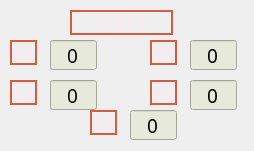
    <widget class="QWidget" name="widget_5" native="true">
     <property name="geometry">
      <rect>
       <x>290</x>
       <y>60</y>
       <width>254</width>
       <height>151</height>
      </rect>
     </property>
     <property name="maximumSize">
      <size>
       <width>254</width>
       <height>151</height>
      </size>
     </property>
     <widget class="QLabel" name="label_18">
      <property name="geometry">
       <rect>
        <x>70</x>
        <y>10</y>
        <width>103</width>
        <height>25</height>
       </rect>
      </property>
      <property name="maximumSize">
       <size>
        <width>103</width>
        <height>25</height>
       </size>
      </property>
      <property name="font">
       <font>
        <family>Corbel</family>
        <pointsize>14</pointsize>
        <weight>75</weight>
        <bold>true</bold>
       </font>
      </property>
      <property name="styleSheet">
       <string notr="true">color: rgb(247, 235, 240);
border: 2px solid rgb(213,91,68)</string>
      </property>
      <property name="text">
       <string>Sides</string>
      </property>
      <property name="alignment">
       <set>Qt::AlignCenter</set>
      </property>
     </widget>
     <widget class="QLabel" name="label_19">
      <property name="geometry">
       <rect>
        <x>10</x>
        <y>40</y>
        <width>27</width>
        <height>25</height>
       </rect>
      </property>
      <property name="maximumSize">
       <size>
        <width>27</width>
        <height>25</height>
       </size>
      </property>
      <property name="font">
       <font>
        <family>Corbel</family>
        <pointsize>14</pointsize>
        <weight>75</weight>
        <bold>true</bold>
       </font>
      </property>
      <property name="styleSheet">
       <string notr="true">color: rgb(247, 235, 240);
border: 2px solid rgb(213,91,68)</string>
      </property>
      <property name="text">
       <string>S1</string>
      </property>
      <property name="alignment">
       <set>Qt::AlignCenter</set>
      </property>
     </widget>
     <widget class="QLineEdit" name="lineEditS1">
      <property name="geometry">
       <rect>
        <x>50</x>
        <y>40</y>
        <width>47</width>
        <height>30</height>
       </rect>
      </property>
      <property name="maximumSize">
       <size>
        <width>47</width>
        <height>30</height>
       </size>
      </property>
      <property name="font">
       <font>
        <family>Corbel</family>
        <pointsize>14</pointsize>
       </font>
      </property>
      <property name="styleSheet">
       <string notr="true">background-color: rgb(231, 234, 218);</string>
      </property>
      <property name="text">
       <string>0</string>
      </property>
      <property name="alignment">
       <set>Qt::AlignHCenter|Qt::AlignTop</set>
      </property>
     </widget>
     <widget class="QLineEdit" name="lineEditS3">
      <property name="geometry">
       <rect>
        <x>50</x>
        <y>80</y>
        <width>47</width>
        <height>30</height>
       </rect>
      </property>
      <property name="maximumSize">
       <size>
        <width>47</width>
        <height>30</height>
       </size>
      </property>
      <property name="font">
       <font>
        <family>Corbel</family>
        <pointsize>14</pointsize>
       </font>
      </property>
      <property name="styleSheet">
       <string notr="true">background-color: rgb(231, 234, 218);</string>
      </property>
      <property name="text">
       <string>0</string>
      </property>
      <property name="alignment">
       <set>Qt::AlignHCenter|Qt::AlignTop</set>
      </property>
     </widget>
     <widget class="QLineEdit" name="lineEditS2">
      <property name="geometry">
       <rect>
        <x>190</x>
        <y>40</y>
        <width>47</width>
        <height>30</height>
       </rect>
      </property>
      <property name="maximumSize">
       <size>
        <width>47</width>
        <height>30</height>
       </size>
      </property>
      <property name="font">
       <font>
        <family>Corbel</family>
        <pointsize>14</pointsize>
       </font>
      </property>
      <property name="styleSheet">
       <string notr="true">background-color: rgb(231, 234, 218);</string>
      </property>
      <property name="text">
       <string>0</string>
      </property>
      <property name="alignment">
       <set>Qt::AlignHCenter|Qt::AlignTop</set>
      </property>
     </widget>
     <widget class="QLineEdit" name="lineEditS4">
      <property name="geometry">
       <rect>
        <x>190</x>
        <y>80</y>
        <width>47</width>
        <height>30</height>
       </rect>
      </property>
      <property name="maximumSize">
       <size>
        <width>47</width>
        <height>30</height>
       </size>
      </property>
      <property name="font">
       <font>
        <family>Corbel</family>
        <pointsize>14</pointsize>
       </font>
      </property>
      <property name="styleSheet">
       <string notr="true">background-color: rgb(231, 234, 218);</string>
      </property>
      <property name="text">
       <string>0</string>
      </property>
      <property name="alignment">
       <set>Qt::AlignHCenter|Qt::AlignTop</set>
      </property>
     </widget>
     <widget class="QLineEdit" name="lineEditS5">
      <property name="geometry">
       <rect>
        <x>130</x>
        <y>110</y>
        <width>47</width>
        <height>30</height>
       </rect>
      </property>
      <property name="maximumSize">
       <size>
        <width>47</width>
        <height>30</height>
       </size>
      </property>
      <property name="font">
       <font>
        <family>Corbel</family>
        <pointsize>14</pointsize>
       </font>
      </property>
      <property name="styleSheet">
       <string notr="true">background-color: rgb(231, 234, 218);</string>
      </property>
      <property name="text">
       <string>0</string>
      </property>
      <property name="alignment">
       <set>Qt::AlignHCenter|Qt::AlignTop</set>
      </property>
     </widget>
     <widget class="QLabel" name="label_20">
      <property name="geometry">
       <rect>
        <x>10</x>
        <y>80</y>
        <width>27</width>
        <height>25</height>
       </rect>
      </property>
      <property name="maximumSize">
       <size>
        <width>27</width>
        <height>25</height>
       </size>
      </property>
      <property name="font">
       <font>
        <family>Corbel</family>
        <pointsize>14</pointsize>
        <weight>75</weight>
        <bold>true</bold>
       </font>
      </property>
      <property name="styleSheet">
       <string notr="true">color: rgb(247, 235, 240);
border: 2px solid rgb(213,91,68)</string>
      </property>
      <property name="text">
       <string>S3</string>
      </property>
      <property name="alignment">
       <set>Qt::AlignCenter</set>
      </property>
     </widget>
     <widget class="QLabel" name="label_21">
      <property name="geometry">
       <rect>
        <x>150</x>
        <y>40</y>
        <width>27</width>
        <height>25</height>
       </rect>
      </property>
      <property name="maximumSize">
       <size>
        <width>27</width>
        <height>25</height>
       </size>
      </property>
      <property name="font">
       <font>
        <family>Corbel</family>
        <pointsize>14</pointsize>
        <weight>75</weight>
        <bold>true</bold>
       </font>
      </property>
      <property name="styleSheet">
       <string notr="true">color: rgb(247, 235, 240);
border: 2px solid rgb(213,91,68)</string>
      </property>
      <property name="text">
       <string>S2</string>
      </property>
      <property name="alignment">
       <set>Qt::AlignCenter</set>
      </property>
     </widget>
     <widget class="QLabel" name="label_22">
      <property name="geometry">
       <rect>
        <x>90</x>
        <y>110</y>
        <width>27</width>
        <height>25</height>
       </rect>
      </property>
      <property name="maximumSize">
       <size>
        <width>27</width>
        <height>25</height>
       </size>
      </property>
      <property name="font">
       <font>
        <family>Corbel</family>
        <pointsize>14</pointsize>
        <weight>75</weight>
        <bold>true</bold>
       </font>
      </property>
      <property name="styleSheet">
       <string notr="true">color: rgb(247, 235, 240);
border: 2px solid rgb(213,91,68)</string>
      </property>
      <property name="text">
       <string>S5</string>
      </property>
      <property name="alignment">
       <set>Qt::AlignCenter</set>
      </property>
     </widget>
     <widget class="QLabel" name="label_23">
      <property name="geometry">
       <rect>
        <x>150</x>
        <y>80</y>
        <width>27</width>
        <height>25</height>
       </rect>
      </property>
      <property name="maximumSize">
       <size>
        <width>27</width>
        <height>25</height>
       </size>
      </property>
      <property name="font">
       <font>
        <family>Corbel</family>
        <pointsize>14</pointsize>
        <weight>75</weight>
        <bold>true</bold>
       </font>
      </property>
      <property name="styleSheet">
       <string notr="true">color: rgb(247, 235, 240);
border: 2px solid rgb(213,91,68)</string>
      </property>
      <property name="text">
       <string>S4</string>
      </property>
      <property name="alignment">
       <set>Qt::AlignCenter</set>
      </property>
     </widget>
    </widget>
